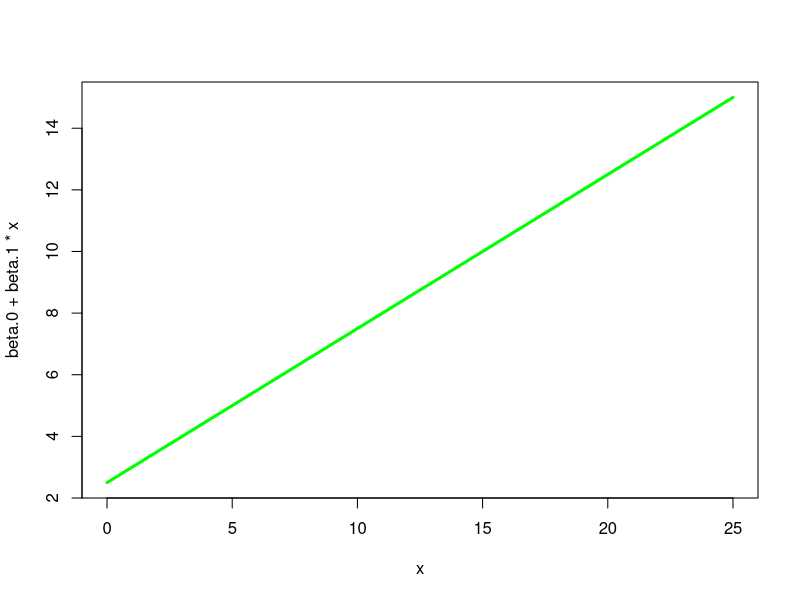
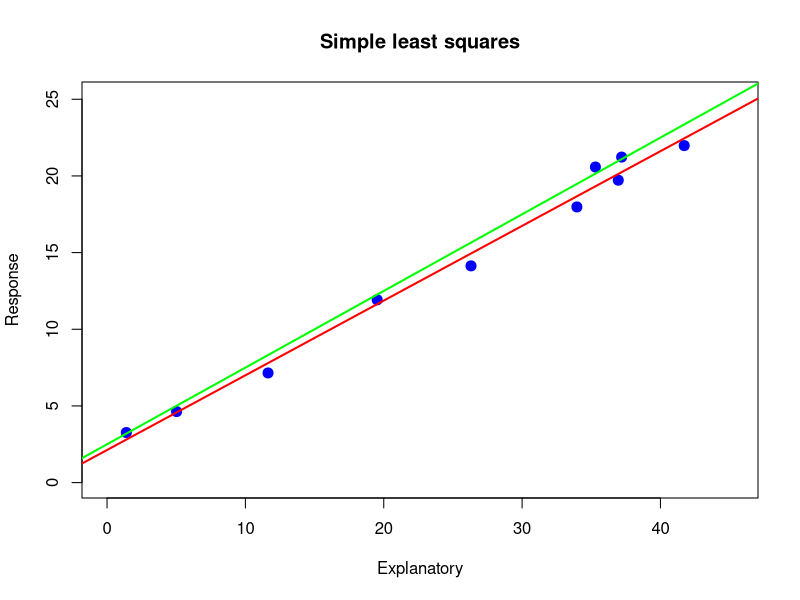
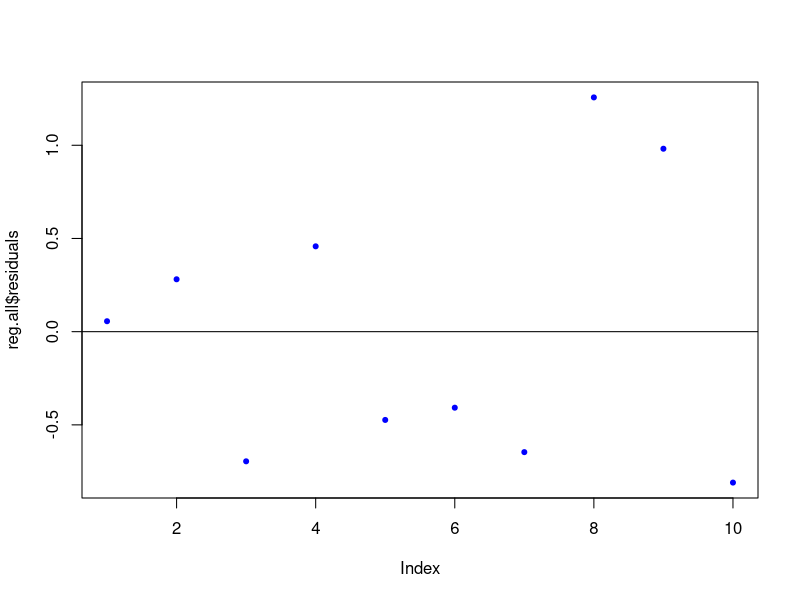
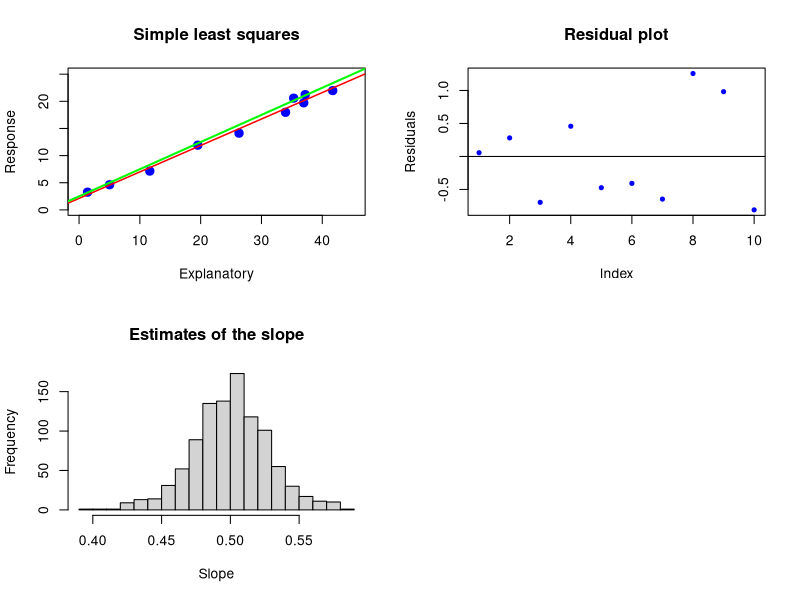

These figures' R source, in order:
beta.0<-2.5  ### theoretical parameter values
beta.1<-0.5
curve(beta.0+beta.1*x, 0, 25, lwd=3, col="green")

sigma<-1       #### std. dev of all errors is the same sigma

x<-5
y<-beta.0+beta.1*x+rnorm(1,mean=0,sd=1)
beta.0+beta.1*x
y

lambda<-1/25
domain<-rexp(1,lambda)
domain

sample.size<-10

errors<-rnorm(sample.size,mean=0,sd=sigma)
errors

x.coords<-runif(sample.size, min=0, max=domain)
x.coords

y.coords<-beta.0 + beta.1*x.coords+errors
y.coords

plot(x.coords,y.coords, cex=2, pch=20, col="blue", 
     main="Simple least squares", ylab="Response", xlab="Explanatory", xlim=c(0, domain), ylim=c(0,beta.1*domain+beta.0))

reg<-lm(y.coords ~ x.coords)
reg

abline(lm(y.coords ~ x.coords), lwd=2, col="red")
abline(beta.0,beta.1, lwd=2, col="green")


####### What is under the hood? ###### 
######################################

b.1<-cor(x.coords,y.coords)*sd(y.coords)/sd(x.coords)
b.1

b.0<-mean(y.coords)-b.1*mean(x.coords)
b.0

############## What if we want more information? #############
##############################################################

reg.all<-summary(reg)
reg.all

res<-reg.all$residuals
plot(reg.all$residuals, pch=20, col="blue")
abline(0,0)

sse<-sum(res^2)#### Sum of Squares due to Error (SSE)
sse

sst<-sum((y.coords-mean(y.coords))^2) #### Total Sum of Squares (SST)
sst

R.squared<-1-(sse/sst)   #### coefficient of determination aka multiple R-squared
R.squared                #### the closer to 1 the better the fit
                         ##### regression captures the proportion R of the variation in the reponse variable
            
sqrt(sse/(sample.size-2))              
                         
pdf("plots.pdf")
par(mfrow=c(2,2))

plot(x.coords,y.coords, cex=2, pch=20, col="blue", 
     main="Simple least squares", ylab="Response", xlab="Explanatory", xlim=c(0, domain), ylim=c(0,beta.1*domain+beta.0))
abline(lm(y.coords ~ x.coords), lwd=1.5, col="red")
abline(beta.0,beta.1, lwd=2, col="green")

plot(reg.all$residuals, pch=20, col="blue", ylab="Residuals", main="Residual plot")
abline(0,0)


################ What about the estimation error in the slope parameter? ##########################
###################################################################################################

nsim<-1000
counter<-0
slope.vector<-numeric()

while(counter<nsim){
	counter<-counter+1;
	errors<-rnorm(sample.size,mean=0,sd=sigma);
	x.coords<-runif(sample.size, min=0, max=domain);
	y.coords<-beta.0 + beta.1*x.coords+errors;
	b.1<-cor(x.coords,y.coords)*sd(y.coords)/sd(x.coords);
	slope.vector<-rbind(slope.vector,b.1)
}

slope.vector
hist(slope.vector, breaks=20, 
     main="Estimates of the slope", xlab="Slope")
dev.off()

mean(slope.vector)

############## Is there theory to support this? ################################################
